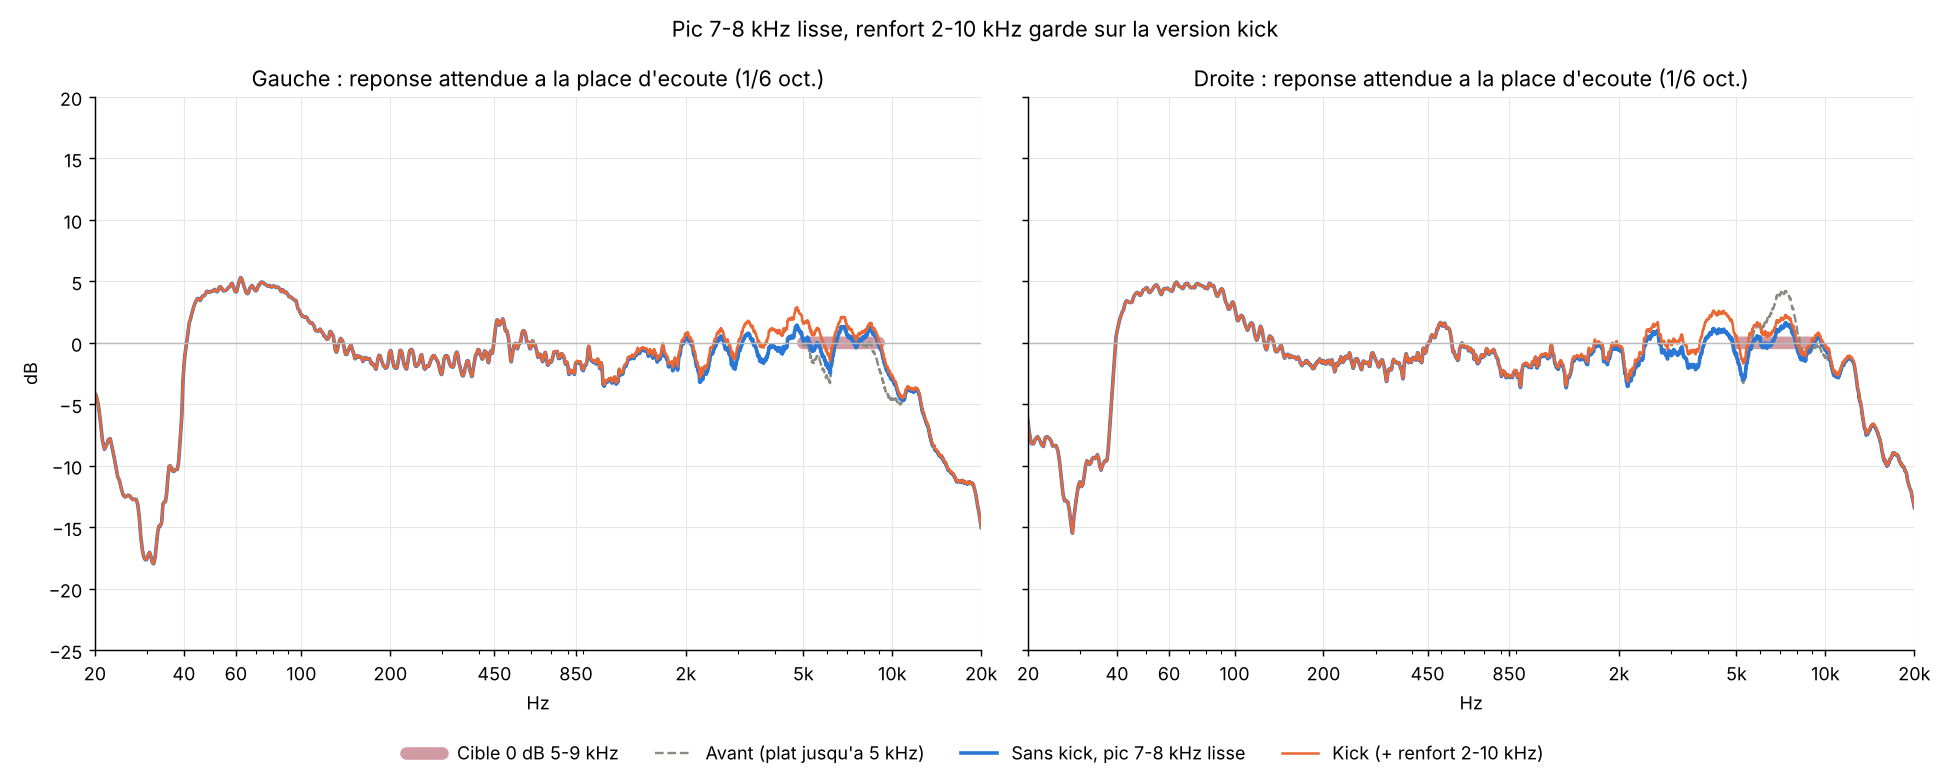

This chart was generated by the following Python code:
"""Lissage du pic 7-8 kHz (Rulio12, 23/11/2026), suite de haut.py, memes deux voies.
Cible : 0 dB de 5 a 9 kHz (prolonge la droite de haut.py), raccords 4,5-5 kHz et 9-11 kHz ; au-dessus de
11 kHz la pente naturelle reste. Coupe libre, renfort limite a +2 dB (pas de remontee de l'extreme aigu).
Version kick = nouveau sans kick x clic 4,5 kHz +1,5 dB Q1 (renfort 2-10 kHz garde). Depart : FIR *_plat5k.

    python3 correction/convolution/aigu.py   -> final/fir_{L,R}_{sanskick,kick}_plat9k.raw, aigu.png
"""
import os
import numpy as np
D = os.path.dirname(os.path.abspath(__file__)); R = os.path.join(D, "..", "..")
FS = 44100; N = 1 << 17; f = np.fft.rfftfreq(N, 1 / FS); f1 = f.copy(); f1[0] = 1e-3
REF = (f >= 200) & (f <= 500)
db = lambda h: 20 * np.log10(np.abs(h) + 1e-12)
fir = lambda n: np.fft.rfft(np.fromfile(os.path.join(D, "final", n), "<f4").astype(float), N)
cible = np.zeros(len(f))
lg = lambda a, b: np.clip(np.log(f1 / a) / np.log(b / a), 0, 1)
w = (0.5 - 0.5 * np.cos(np.pi * lg(4500, 5000))) * (0.5 + 0.5 * np.cos(np.pi * lg(9000, 11000)))


def smooth_db(x, frac):
    p = 10 ** (x / 10); cs = np.concatenate([[0], np.cumsum(p)])
    lo = np.searchsorted(f, f * 2 ** (-frac / 2)); hi = np.maximum(np.searchsorted(f, f * 2 ** (frac / 2), side="right"), lo + 1)
    return 10 * np.log10((cs[hi] - cs[lo]) / (hi - lo))


def min_phase(G, n):
    c = np.fft.irfft(np.log(10 ** (G / 20)), N); ww = np.zeros(N); ww[0] = 1; ww[1:N // 2] = 2; ww[N // 2] = 1
    h = np.fft.irfft(np.exp(np.fft.rfft(c * ww, N)), N)[:n]
    fade = n // 8; h[-fade:] *= 0.5 * (1 + np.cos(np.linspace(0, np.pi, fade)))
    return h


def clic(h):
    A = 10 ** (1.5 / 40); w0 = 2 * np.pi * 4500 / FS; al = np.sin(w0) / 2; c = np.cos(w0)
    b = np.array([1 + al * A, -2 * c, 1 - al * A]); a = np.array([1 + al / A, -2 * c, 1 - al / A]); b, a = b / a[0], a / a[0]
    y = np.zeros_like(h); x1 = x2 = y1 = y2 = 0.0
    for n, xn in enumerate(h):
        yn = b[0] * xn + b[1] * x1 + b[2] * x2 - a[1] * y1 - a[2] * y2
        x2, x1, y2, y1 = x1, xn, y1, yn; y[n] = yn
    return y


z = np.load(os.path.join(R, "mesure/resultats/ir/verif_bouton_sans.npz"))
res = {}
for ch in "LR":
    base = np.fft.rfft(z[ch], N) / fir(f"fir_{ch}_sanskick_avant38.raw")
    off = np.mean(smooth_db(db(base * fir(f"fir_{ch}_sanskick_b7f76.raw")), 1 / 6)[REF])
    avant = smooth_db(db(base * fir(f"fir_{ch}_sanskick_plat5k.raw")), 1 / 6) - off
    delta = np.minimum(smooth_db(cible - smooth_db(db(base * fir(f"fir_{ch}_sanskick_plat5k.raw")), 1 / 3) + off, 1 / 3) * w, 2.0)
    h0 = np.fromfile(os.path.join(D, "final", f"fir_{ch}_sanskick_plat5k.raw"), "<f4").astype(float)
    h = min_phase(db(np.fft.rfft(h0, N)) + delta, len(h0))
    h.astype("<f4").tofile(os.path.join(D, "final", f"fir_{ch}_sanskick_plat9k.raw"))
    k = clic(h); fade = len(k) // 8; k[-fade:] *= 0.5 * (1 + np.cos(np.linspace(0, np.pi, fade)))
    k.astype("<f4").tofile(os.path.join(D, "final", f"fir_{ch}_kick_plat9k.raw"))
    apres = smooth_db(db(base * np.fft.rfft(h, N)), 1 / 6) - off
    kick = smooth_db(db(base * np.fft.rfft(k, N)), 1 / 6) - off
    res[ch] = (avant, apres, kick)
    sel = (f >= 5000) & (f <= 9000)
    a3 = smooth_db(db(base * np.fft.rfft(h, N)), 1 / 3) - off; b3 = smooth_db(db(base * np.fft.rfft(h0, N)), 1 / 3) - off
    print(ch, "ecart a 0 dB 5-9 kHz (1/3 oct.) : avant", round(float(np.std((b3 - cible)[sel])), 2), "apres", round(float(np.std((a3 - cible)[sel])), 2),
          "| sous 4,4 kHz max", round(float(np.abs(db(np.fft.rfft(h, N)) - db(np.fft.rfft(h0, N)))[(f > 20) & (f < 4400)].max()), 2),
          "| crete", round(float(db(np.fft.rfft(k, N))[f < 20000].max()) - 20.5, 1), "dBFS")

import matplotlib; matplotlib.use("Agg"); import matplotlib.pyplot as plt, matplotlib.ticker
fig, ax = plt.subplots(1, 2, figsize=(15, 6), sharey=True)
for j, (ch, nom) in enumerate((("L", "Gauche"), ("R", "Droite"))):
    a, b, k = res[ch]; m = (f >= 5000) & (f <= 9000)
    ax[j].plot(f[m], cible[m], color="#9b2335", lw=7, alpha=0.45, solid_capstyle="round", label="Cible 0 dB 5-9 kHz")
    ax[j].plot(f[1:], a[1:], color="#8a8a85", lw=1.3, ls="--", label="Avant (plat jusqu'a 5 kHz)")
    ax[j].plot(f[1:], b[1:], color="#2a78d6", lw=2.0, label="Sans kick, pic 7-8 kHz lisse")
    ax[j].plot(f[1:], k[1:], color="#eb6834", lw=1.4, label="Kick (+ renfort 2-10 kHz)")
    ax[j].set_title(f"{nom} : reponse attendue a la place d'ecoute (1/6 oct.)")
    ax[j].set_xscale("log"); ax[j].set_xlim(20, 20000); ax[j].set_ylim(-25, 20); ax[j].axhline(0, color="#bbb", lw=0.8)
    t = [20, 40, 60, 100, 200, 450, 850, 2000, 5000, 10000, 20000]
    ax[j].set_xticks(t); ax[j].set_xticklabels([str(x) if x < 1000 else f"{x // 1000}k" for x in t])
    ax[j].xaxis.set_minor_formatter(matplotlib.ticker.NullFormatter()); ax[j].grid(True, color="#e6e6e3", lw=0.6); ax[j].set_xlabel("Hz")
    for sp in ("top", "right"): ax[j].spines[sp].set_visible(False)
ax[0].set_ylabel("dB")
h_, l_ = ax[0].get_legend_handles_labels(); fig.legend(h_, l_, loc="lower center", ncol=4, fontsize=10, frameon=False)
fig.suptitle("Pic 7-8 kHz lisse, renfort 2-10 kHz garde sur la version kick", fontsize=12)
fig.tight_layout(rect=(0, 0.06, 1, 1)); fig.savefig(os.path.join(D, "aigu.png"), dpi=130)
